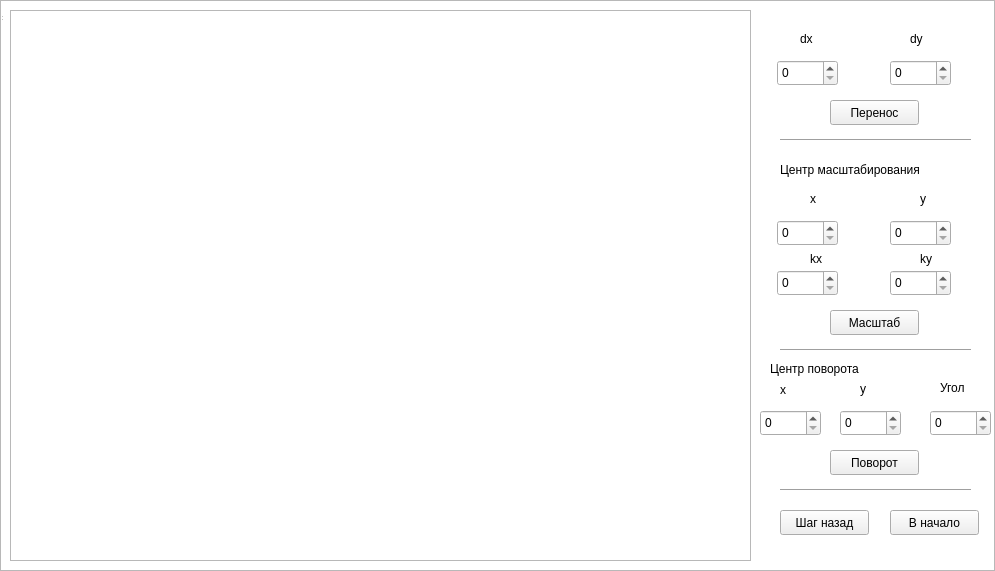
<?xml version="1.0" encoding="UTF-8"?>
<ui version="4.0">
 <class>MainWindow</class>
 <widget class="QGraphicsView" name="MainWindow">
  <property name="geometry">
   <rect>
    <x>0</x>
    <y>0</y>
    <width>995</width>
    <height>571</height>
   </rect>
  </property>
  <property name="mouseTracking">
   <bool>false</bool>
  </property>
  <property name="focusPolicy">
   <enum>Qt::NoFocus</enum>
  </property>
  <property name="windowTitle">
   <string>Преобразование изображений</string>
  </property>
  <widget class="QWidget" name="centralwidget">
   <widget class="QLabel" name="label">
    <property name="geometry">
     <rect>
      <x>800</x>
      <y>30</y>
      <width>67</width>
      <height>17</height>
     </rect>
    </property>
    <property name="text">
     <string>dx</string>
    </property>
   </widget>
   <widget class="QLabel" name="label_2">
    <property name="geometry">
     <rect>
      <x>910</x>
      <y>30</y>
      <width>67</width>
      <height>17</height>
     </rect>
    </property>
    <property name="text">
     <string>dy</string>
    </property>
   </widget>
   <widget class="QPushButton" name="move">
    <property name="geometry">
     <rect>
      <x>830</x>
      <y>100</y>
      <width>89</width>
      <height>25</height>
     </rect>
    </property>
    <property name="text">
     <string>Перенос</string>
    </property>
   </widget>
   <widget class="QPushButton" name="scale">
    <property name="geometry">
     <rect>
      <x>830</x>
      <y>310</y>
      <width>89</width>
      <height>25</height>
     </rect>
    </property>
    <property name="text">
     <string>Масштаб</string>
    </property>
   </widget>
   <widget class="QPushButton" name="rotate">
    <property name="geometry">
     <rect>
      <x>830</x>
      <y>450</y>
      <width>89</width>
      <height>25</height>
     </rect>
    </property>
    <property name="text">
     <string>Поворот</string>
    </property>
   </widget>
   <widget class="QLabel" name="label_6">
    <property name="geometry">
     <rect>
      <x>940</x>
      <y>380</y>
      <width>41</width>
      <height>16</height>
     </rect>
    </property>
    <property name="text">
     <string>Угол</string>
    </property>
   </widget>
   <widget class="QPushButton" name="toStart">
    <property name="geometry">
     <rect>
      <x>890</x>
      <y>510</y>
      <width>89</width>
      <height>25</height>
     </rect>
    </property>
    <property name="text">
     <string>В начало</string>
    </property>
   </widget>
   <widget class="QLabel" name="label_7">
    <property name="geometry">
     <rect>
      <x>780</x>
      <y>380</y>
      <width>20</width>
      <height>20</height>
     </rect>
    </property>
    <property name="text">
     <string>x</string>
    </property>
   </widget>
   <widget class="QLabel" name="label_9">
    <property name="geometry">
     <rect>
      <x>860</x>
      <y>380</y>
      <width>21</width>
      <height>17</height>
     </rect>
    </property>
    <property name="text">
     <string>y</string>
    </property>
   </widget>
   <widget class="Line" name="line">
    <property name="geometry">
     <rect>
      <x>780</x>
      <y>340</y>
      <width>191</width>
      <height>20</height>
     </rect>
    </property>
    <property name="orientation">
     <enum>Qt::Horizontal</enum>
    </property>
   </widget>
   <widget class="QPushButton" name="stepBack">
    <property name="geometry">
     <rect>
      <x>780</x>
      <y>510</y>
      <width>89</width>
      <height>25</height>
     </rect>
    </property>
    <property name="text">
     <string>Шаг назад</string>
    </property>
   </widget>
   <widget class="QLabel" name="label_3">
    <property name="geometry">
     <rect>
      <x>920</x>
      <y>250</y>
      <width>21</width>
      <height>17</height>
     </rect>
    </property>
    <property name="text">
     <string>ky</string>
    </property>
   </widget>
   <widget class="QLabel" name="label_4">
    <property name="geometry">
     <rect>
      <x>810</x>
      <y>250</y>
      <width>21</width>
      <height>17</height>
     </rect>
    </property>
    <property name="text">
     <string>kx</string>
    </property>
   </widget>
   <widget class="QLabel" name="label_10">
    <property name="geometry">
     <rect>
      <x>920</x>
      <y>190</y>
      <width>67</width>
      <height>17</height>
     </rect>
    </property>
    <property name="text">
     <string>y</string>
    </property>
   </widget>
   <widget class="QLabel" name="label_11">
    <property name="geometry">
     <rect>
      <x>810</x>
      <y>190</y>
      <width>67</width>
      <height>17</height>
     </rect>
    </property>
    <property name="text">
     <string>x</string>
    </property>
   </widget>
   <widget class="QLabel" name="label_12">
    <property name="geometry">
     <rect>
      <x>780</x>
      <y>160</y>
      <width>181</width>
      <height>20</height>
     </rect>
    </property>
    <property name="text">
     <string>Центр масштабирования</string>
    </property>
   </widget>
   <widget class="Line" name="line_2">
    <property name="geometry">
     <rect>
      <x>780</x>
      <y>130</y>
      <width>191</width>
      <height>20</height>
     </rect>
    </property>
    <property name="orientation">
     <enum>Qt::Horizontal</enum>
    </property>
   </widget>
   <widget class="QGraphicsView" name="image">
    <property name="geometry">
     <rect>
      <x>10</x>
      <y>10</y>
      <width>741</width>
      <height>551</height>
     </rect>
    </property>
   </widget>
   <widget class="QSpinBox" name="moveX">
    <property name="geometry">
     <rect>
      <x>777</x>
      <y>60</y>
      <width>61</width>
      <height>26</height>
     </rect>
    </property>
   </widget>
   <widget class="QSpinBox" name="moveY">
    <property name="geometry">
     <rect>
      <x>890</x>
      <y>60</y>
      <width>61</width>
      <height>26</height>
     </rect>
    </property>
   </widget>
   <widget class="QSpinBox" name="scaleCentreX">
    <property name="geometry">
     <rect>
      <x>777</x>
      <y>220</y>
      <width>61</width>
      <height>26</height>
     </rect>
    </property>
   </widget>
   <widget class="QSpinBox" name="scaleCentreY">
    <property name="geometry">
     <rect>
      <x>890</x>
      <y>220</y>
      <width>61</width>
      <height>26</height>
     </rect>
    </property>
   </widget>
   <widget class="QSpinBox" name="scaleX">
    <property name="geometry">
     <rect>
      <x>777</x>
      <y>270</y>
      <width>61</width>
      <height>26</height>
     </rect>
    </property>
   </widget>
   <widget class="QSpinBox" name="scaleY">
    <property name="geometry">
     <rect>
      <x>890</x>
      <y>270</y>
      <width>61</width>
      <height>26</height>
     </rect>
    </property>
   </widget>
   <widget class="QSpinBox" name="rotateCentreX">
    <property name="geometry">
     <rect>
      <x>760</x>
      <y>410</y>
      <width>61</width>
      <height>26</height>
     </rect>
    </property>
   </widget>
   <widget class="QSpinBox" name="rotateCentreY">
    <property name="geometry">
     <rect>
      <x>840</x>
      <y>410</y>
      <width>61</width>
      <height>26</height>
     </rect>
    </property>
   </widget>
   <widget class="QSpinBox" name="angle">
    <property name="geometry">
     <rect>
      <x>930</x>
      <y>410</y>
      <width>61</width>
      <height>26</height>
     </rect>
    </property>
   </widget>
   <widget class="QLabel" name="label_5">
    <property name="geometry">
     <rect>
      <x>770</x>
      <y>360</y>
      <width>121</width>
      <height>17</height>
     </rect>
    </property>
    <property name="text">
     <string>Центр поворота</string>
    </property>
   </widget>
   <widget class="Line" name="line_3">
    <property name="geometry">
     <rect>
      <x>780</x>
      <y>480</y>
      <width>191</width>
      <height>20</height>
     </rect>
    </property>
    <property name="orientation">
     <enum>Qt::Horizontal</enum>
    </property>
   </widget>
  </widget>
  <widget class="QStatusBar" name="statusbar"/>
 </widget>
 <resources/>
 <connections/>
</ui>
